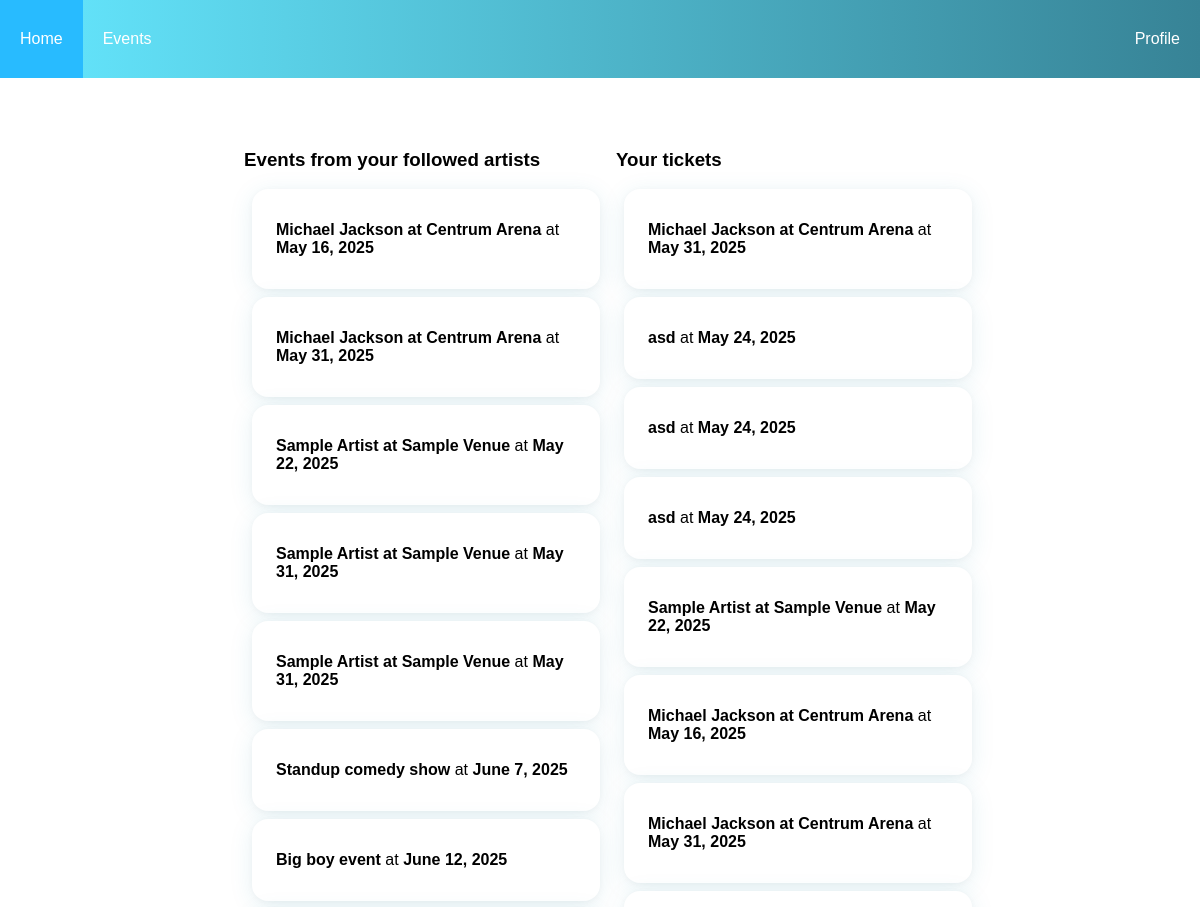
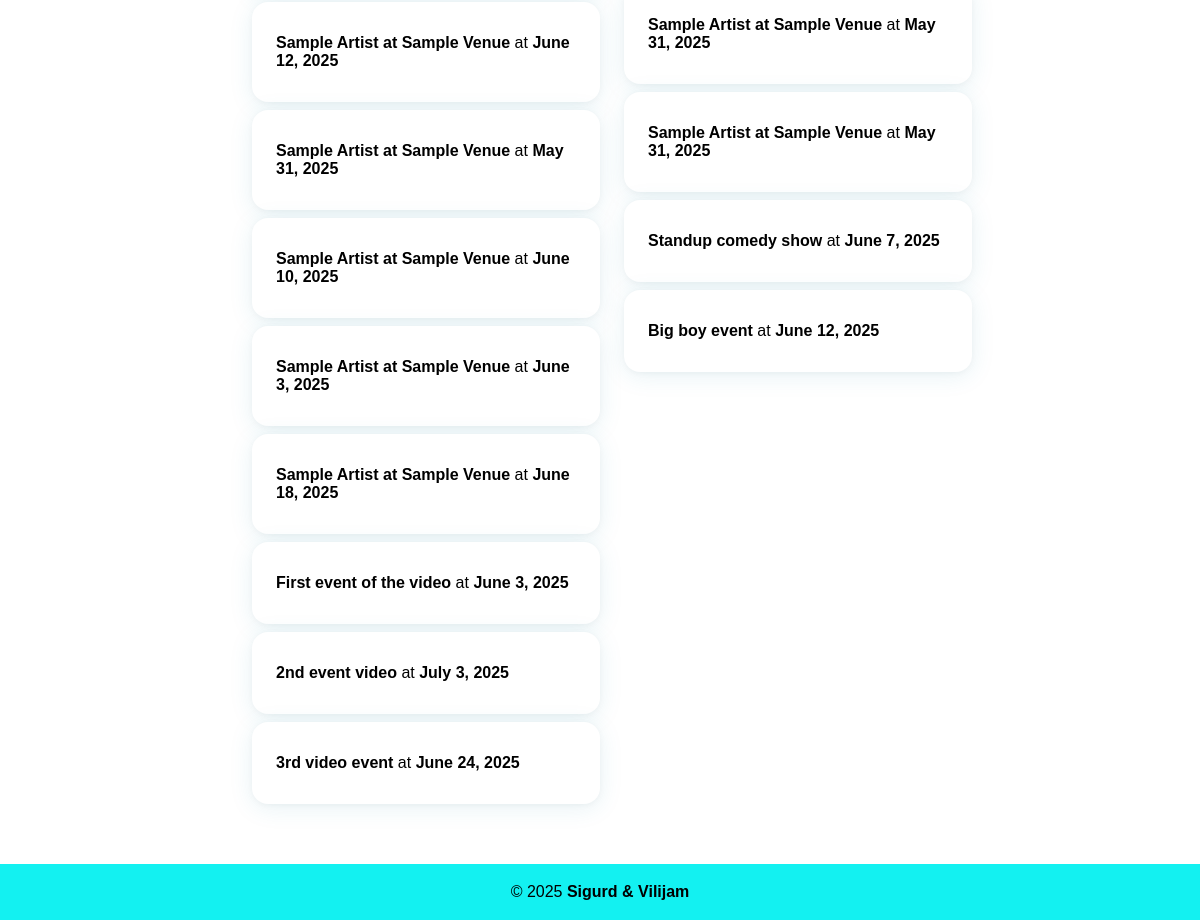
The page / (signed in) on the database its author committed (2 pictures, top to bottom).
### app/models.py (models this page shows, shortened)
class Events(models.Model):
    eventname = models.CharField(max_length=100)
    eventdate = models.DateField()
    eventtime = models.TimeField()
    location = models.ForeignKey(
        Location, on_delete=models.CASCADE, related_name="events"
    )
    eventdescription = models.TextField()
    eventimage = models.ImageField(
        upload_to="eventpics/", default="eventpics/default.png", null=True, blank=True
    )
    EventArtists = models.ManyToManyField(
        Artist, through="EventArtists", related_name="event_artists"
    )
    eventvenue = models.ForeignKey(
        Venue, on_delete=models.CASCADE, related_name="event_venue"
    )
    ticketsold = models.IntegerField(default=0)
    ticketprice = models.DecimalField(max_digits=5, decimal_places=2)
    genres = models.ManyToManyField(Genre, related_name="events")
    authorized_doormen = models.ManyToManyField(
        Doorman, related_name="events", blank=True
    )

class Tickets(models.Model):
    event = models.ForeignKey(Events, on_delete=models.CASCADE, related_name="tickets")
    fan = models.ForeignKey(Fan, on_delete=models.CASCADE, related_name="tickets")
    ticketnumber = models.IntegerField()
    is_used = models.BooleanField(default=False)

### app/views.py (the view)
# urls.py: 2. Add a URL to urlpatterns:  path('', views.home, name='home')
def home(request):
    if not request.user.is_authenticated:
        return render(request, "home.html")
    if hasattr(request.user, "fan_user"):
        favartists = Artist.objects.filter(user__in=request.user.fan_user.favartists.all())
        eventsfromfollowed = Events.objects.filter(EventArtists__in=favartists).distinct()
        return render(request, "home.html", {"eventsfromfollowed": eventsfromfollowed})
    else:
        return render(request, "home.html")

### templates/home.html (shortened to what this page needs)
{% extends "base.html" %}
{% block content %}
<div class="container">
    {% if user.role == "fan"%}
    <div class="cards">
        <div class="tickets">
            <h3>Events from your followed artists</h3>
            {% for event in eventsfromfollowed %}
            <div class="card">
                <a href="{% url 'event' event.id %}">
                    <strong>{{ event.eventname }}</strong> at
                    <strong>{{ event.eventdate }}</strong>
                </a>
            </div>
            {% empty %}
            <p>No events found.</p>
            {% endfor %}
        </div>
        <div class="tickets">
            <h3>Your tickets</h3>
            {% for ticket in user.fan_user.tickets.all %}
            <div class="card"> <a href="{% url 'ticket' ticket.id %}"><strong>{{ ticket.event.eventname }}</strong> at
                    <strong>{{ ticket.event.eventdate }}</strong></a></div>
            {% empty %}
            <p>No tickets found.</p>
            {% endfor %}
        </div>
    </div>
    {%elif user.role == "artist" or user.role == "venue"%}
    <meta http-equiv="REFRESH" content="0; url={% url 'dashboard' %}">
    {% endif %}
</div>
{% endblock %}

### static/css/base.css (style rules this page uses)
.tickets { flex: 1; min-width: 260px; max-width: 340px; }
body { font-family: Verdana, Geneva, Tahoma, sans-serif; background: linear-gradient(rgb(255, 255, 255), rgb(255, 255, 255)); margin: 0; }
.container { max-width: 1200px; margin: 0 auto; padding: 20px; }
.card { background: #fff; border: none; box-shadow: 0 4px 24px rgba(33, 134, 166, 0.10), 0 1.5px 6px rgba(0, 0, 0, 0.04); padding: 2rem 1.5rem; font-size: 1em; border-radius: 16px; transition: transform 0.15s, box-shadow 0.15s; margin: 0.5rem; width: 300px; display: flex; flex-direction: column; align-items: center; }
.card a { display: block; height: 100%; width: 100%; color: inherit; text-decoration: none; }
.cards { display: flex; flex-wrap: wrap; gap: 32px; justify-content: center; margin: 2rem auto; max-width: 1200px; }

### rows shown on the page
Events: eventname "Michael Jackson at Centrum Arena", eventdate "May 16, 2025"
Events: eventname "Michael Jackson at Centrum Arena", eventdate "May 31, 2025"
Events: eventname "Sample Artist at Sample Venue", eventdate "May 22, 2025"
Events: eventname "Sample Artist at Sample Venue", eventdate "May 31, 2025"
Events: eventname "Sample Artist at Sample Venue", eventdate "May 31, 2025"
Events: eventname "Standup comedy show", eventdate "June 7, 2025"
Events: eventname "Big boy event", eventdate "June 12, 2025"
Events: eventname "Sample Artist at Sample Venue", eventdate "June 12, 2025"
Events: eventname "Sample Artist at Sample Venue", eventdate "May 31, 2025"
Events: eventname "Sample Artist at Sample Venue", eventdate "June 10, 2025"
Events: eventname "Sample Artist at Sample Venue", eventdate "June 3, 2025"
Events: eventname "Sample Artist at Sample Venue", eventdate "June 18, 2025"
Events: eventname "First event of the video", eventdate "June 3, 2025"
Events: eventname "2nd event video", eventdate "July 3, 2025"
Events: eventname "3rd video event", eventdate "June 24, 2025"
Tickets: event.eventname "Michael Jackson at Centrum Arena", event.eventdate "May 31, 2025"
Tickets: event.eventname "asd", event.eventdate "May 24, 2025"
Tickets: event.eventname "asd", event.eventdate "May 24, 2025"
Tickets: event.eventname "asd", event.eventdate "May 24, 2025"
Tickets: event.eventname "Sample Artist at Sample Venue", event.eventdate "May 22, 2025"
Tickets: event.eventname "Michael Jackson at Centrum Arena", event.eventdate "May 16, 2025"
Tickets: event.eventname "Michael Jackson at Centrum Arena", event.eventdate "May 31, 2025"
Tickets: event.eventname "Sample Artist at Sample Venue", event.eventdate "May 31, 2025"
Tickets: event.eventname "Sample Artist at Sample Venue", event.eventdate "May 31, 2025"
Tickets: event.eventname "Standup comedy show", event.eventdate "June 7, 2025"
Tickets: event.eventname "Big boy event", event.eventdate "June 12, 2025"
